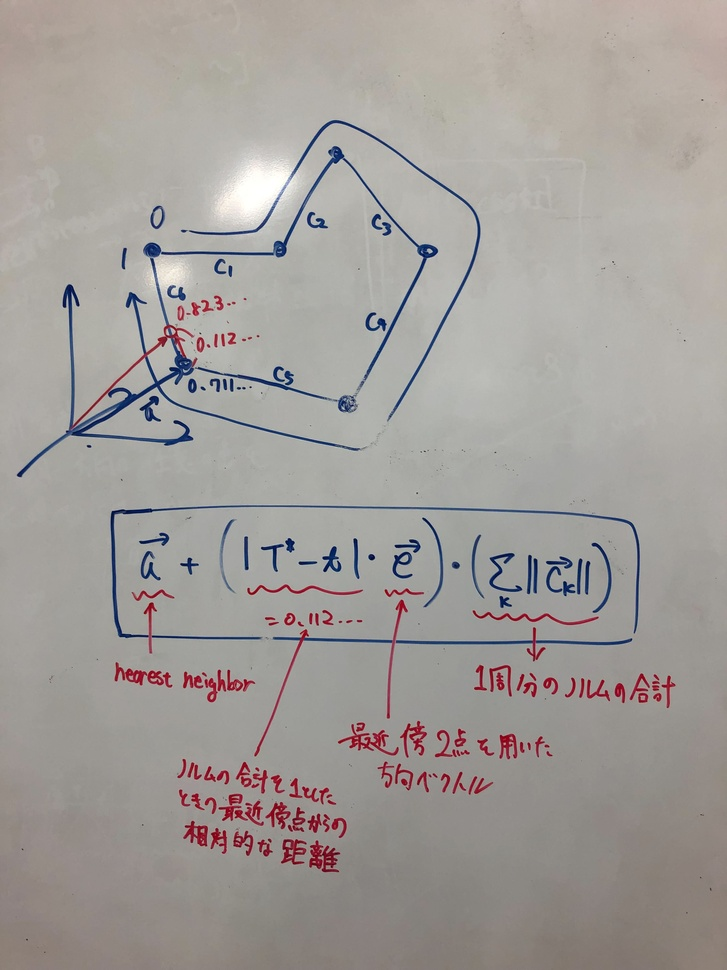
#> input picture task_space/task_space/manifold_1d/manifold_1d_transformer_numpy/1次元行動空間を構築するための計算式のメモ.jpg, 727 x 970 px, shrunk from 3024 x 4032 before the run
$ python -i create_gif_from_Image_array.py   (imports and definitions only)
#> lines starting #> are read from the running program, lines starting #| are printed output that depends on the picture
import numpy as np
from .create_gif_from_Image_list import create_gif_from_Image_list
import os

def create_gif_from_Image_array(
        images_array : np.ndarray,
        fname        : str = './output.gif',
        duration     : int = 250,
        tag : str = None,
        target_position = None,
    ):
    step, width, height, channel = images_array.shape
    images_list                  = np.array_split(images_array, indices_or_sections=step, axis=0)
    for i in range(len(images_list)):
        '''
         - np.array_split() では splitのaxisの次元が残ったままなので (1, width, height, channel)
           というように4次元のままで, create_gif_from_Image_listに渡すことができない
         - なので全ての要素の0次元目をsqueezeして置き換える処理を行う
        '''
        images_list[i] = images_list[i].squeeze(0)
    # print("images_list[0].shape = ", images_list[0].shape)
    create_gif_from_Image_list(images_list, fname, duration, rgb=True)


    # ----
    if tag is not None:
      name            = fname.split('/')[-1].split(".")[0]
      common_save_dir = "/".join(fname.split('/')[:-4]) + "/summary_icem/{}".format(name)
      print("common_save_dir =", common_save_dir)
      os.makedirs(common_save_dir, exist_ok=True)
      create_gif_from_Image_list(
          images      = images_list,
          duration    = duration,
          rgb         = True,
          fname       = os.path.join(common_save_dir,
              "{}[tag={}][target={}].gif".format(name, tag, target_position)
          )
      )

>>> import cv2
>>> picture = cv2.imread('../../task_space/task_space/manifold_1d/manifold_1d_transformer_numpy/1次元行動空間を構築するための計算式のメモ.jpg', cv2.IMREAD_GRAYSCALE)
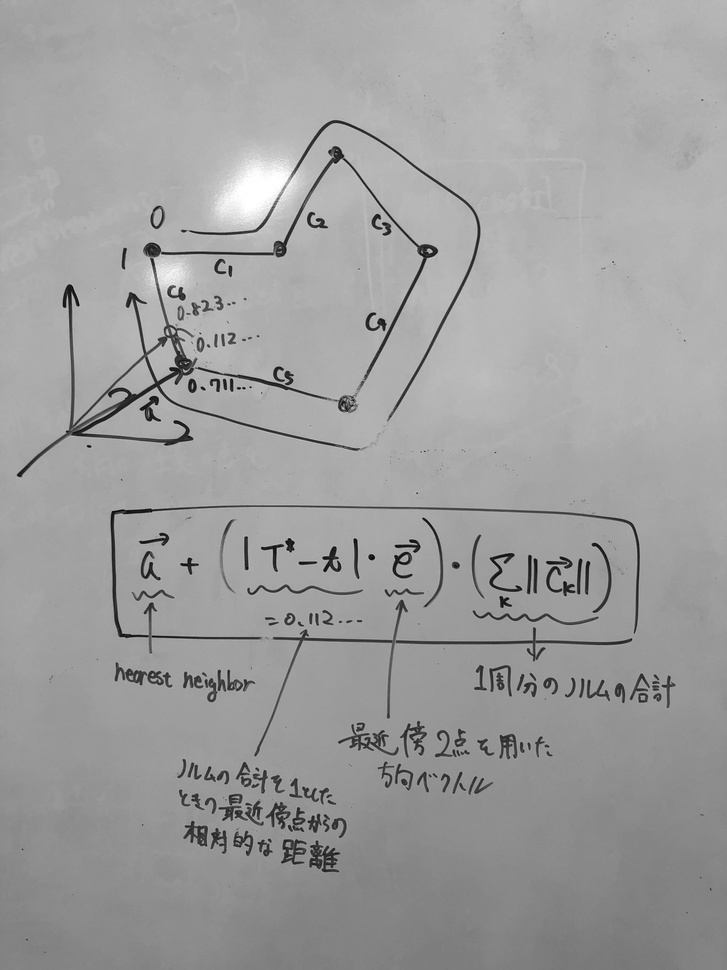
#> picture: shape (970, 727); min 1, max 255, mean 158.3
>>> result = create_gif_from_Image_array(picture)
#> (the run stopped early here; a loop or call above may not have finished)

$ run again, on task_space/task_space/manifold_1d/manifold_1d_transformer_numpy/媒介変数表示のメモ.jpg
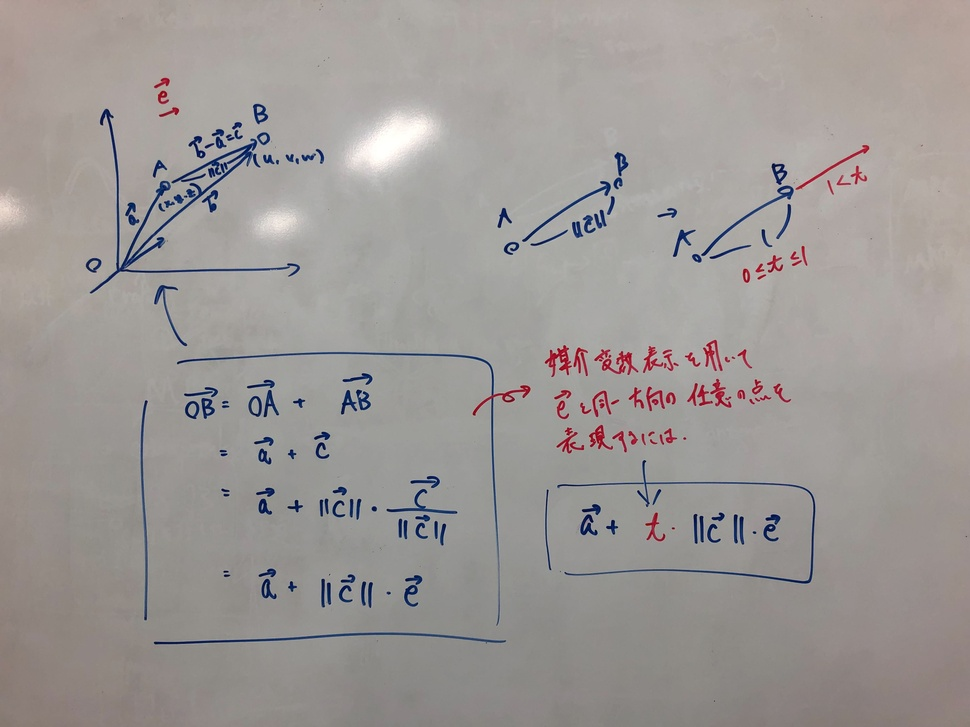
#> input picture task_space/task_space/manifold_1d/manifold_1d_transformer_numpy/媒介変数表示のメモ.jpg, 970 x 727 px, shrunk from 4032 x 3024 before the run
#> `picture = cv2.imread('../../task_space/task_space/manifold_1d/manifold..`:
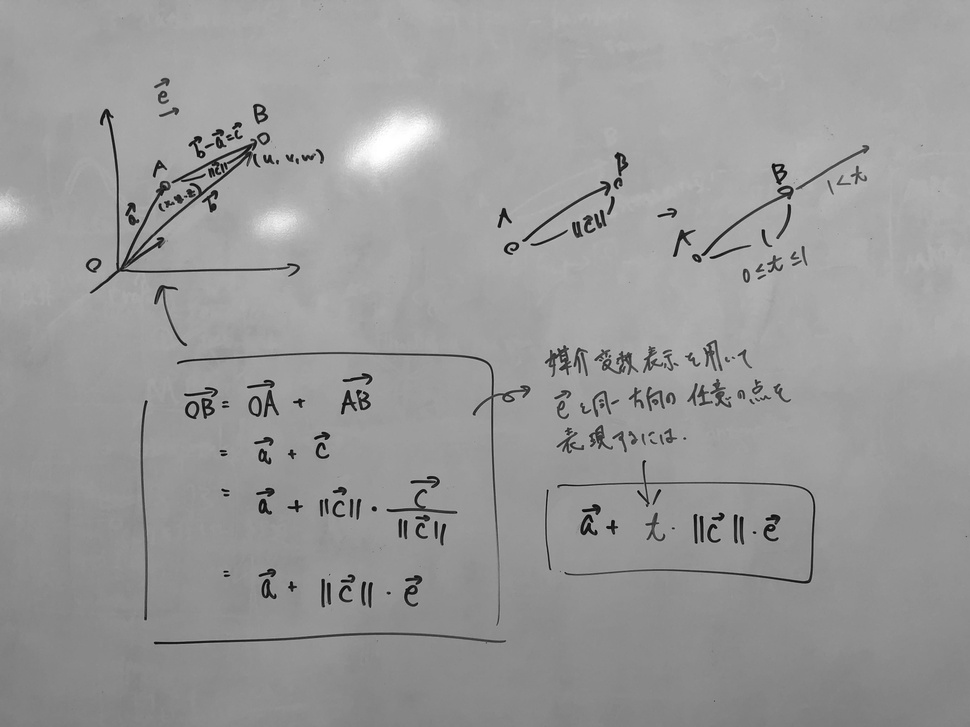
#> picture: shape (727, 970); min 2, max 255, mean 153.8
